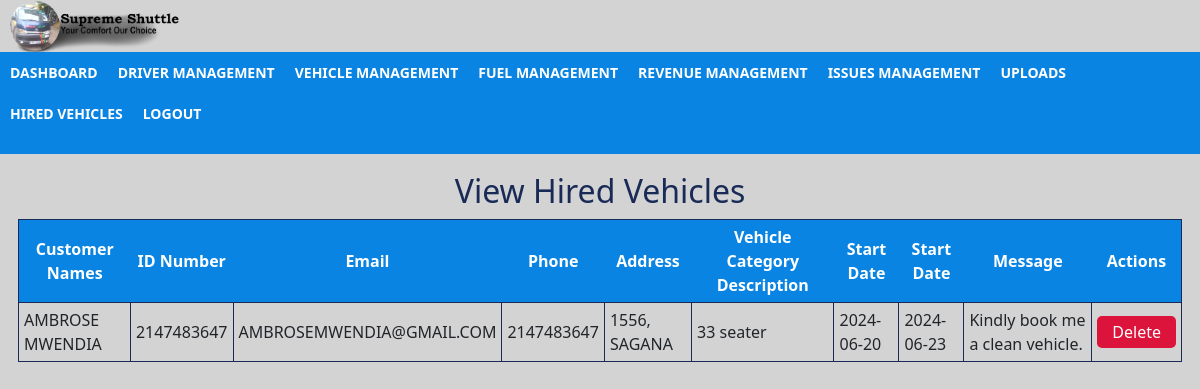
The app's page /view_hired_vehicles.php with its own data.
### tables this page shows
CREATE TABLE `hirings` (
  `id` int(10) NOT NULL,
  `names` varchar(100) NOT NULL,
  `id_number` int(100) NOT NULL,
  `email` varchar(100) NOT NULL,
  `phone` int(100) NOT NULL,
  `address` varchar(100) NOT NULL,
  `vehicle_category` varchar(100) NOT NULL,
  `start_date` date NOT NULL,
  `end_date` date NOT NULL,
  `message` varchar(100) NOT NULL
);

### view_hired_vehicles.php (the view, shortened to what this page needs)
<!doctype html>
<html lang="en">
  <head>
    <link href="https://cdn.jsdelivr.net/npm/bootstrap@5.2.3/dist/css/bootstrap.min.css" rel="stylesheet">
    <link rel="stylesheet" href="/style.css">
  </head>
    <body>
          <div class="header">
              <a href="#.php"><img src="/images/supremeshuttlelogo.png"></a>
          </div>
          <div class="topnav" id="myTopnav">
                <a href="dashboard_admin.php"> DASHBOARD</a>
                <a href="view_driver.php">DRIVER MANAGEMENT</a>
                <a href="view_vehicle.php">VEHICLE MANAGEMENT</a>
                <a href="view_fuel.php"> FUEL MANAGEMENT</a>
                <a href="view_revenue.php">REVENUE MANAGEMENT</a>
                <a href="view_issues.php">ISSUES MANAGEMENT</a>
                <a href="upload_form.php">UPLOADS</a>
                <a href="view_hired_vehicles.php"> HIRED VEHICLES</a>
                <a href="index.php">LOGOUT</a>
          </div>
          <div class="secnav">
                <a href="#.php"></a>
                <a href="#.php"></a>
                <a href="#.php"></a>
          </div>
                <?php
                include 'config.php';
                $select="SELECT*FROM hirings";
                $select_q=mysqli_query($con,$select);
                $data=mysqli_num_rows($select_q);
                ?>
          <div class="table">
              <h2>View Hired Vehicles </h2>
                  <table>
                            <tr>
                                <th>Customer Names</th>
                                <th>ID Number</th>
                                <th>Email </th>
                                <th>Phone</th>
                                <th>Address</th>
                                <th>Vehicle Category Description</th>
                                <th>Start Date</th>
                                <th>Start Date</th>
                                <th>Message</th>
                                <th colspan="2">Actions </th>
                            </tr>
                            <?php
                                if($data){
                                    while ($row=mysqli_fetch_array($select_q)){
                                        ?>
                            <tr>
                                <td><?php echo $row['names'] ?></td>
                                <td><?php echo $row['id_number'] ?></td>
                                <td><?php echo $row['email'] ?></td>
                                <td><?php echo $row['phone'] ?></td>
                                <td><?php echo $row['address'] ?></td>
                                <td><?php echo $row['vehicle_category'] ?></td>
                                <td><?php echo $row['start_date'] ?></td>
                                <td><?php echo $row['end_date'] ?></td>
                                <td><?php echo $row['message'] ?></td>
                                <td><a onclick="return confirm('Are you sure you want to delete?')" href="delete_hirings.php?id=<?php echo $row['id'] ?>" style="background-color:crimson;color: white; padding: 5px 15px; text-align: center; text-decoration: none; border-radius: 5px;"; >Delete</td>
                            </tr>
                            <?php
                                    }
                                }
                                else
                                {
                                    ?>
                                      <script type="text/javascript">
                                          alert("No record found!!!");
                                      </script>
                                <?php
                                }
                                ?>
                  </table>
          </div>
    </body>
</html>

### style.css (style rules this page uses)
* { box-sizing: border-box; }
body { background-color:lightgrey; margin:0; padding: 0; }
.header img { padding: 0px 0px; display:inline-block; padding-left: 10px; margin-left: auto; margin-right: auto; width: 15%; }
.topnav { overflow:hidden; background-color:#0984e3; position:static; top: 0px; width: 100%; }
.topnav a { float: left; display: block; color: white; text-align: center; padding: 10px 10px; text-decoration: none; font-size: 14px; font-weight:bolder; }
.secnav { overflow:hidden; background-color:#0984e3; position:static; top: 0px; width: 100%; }
.secnav a { float: left; display: block; color: white; text-align: center; padding: 10px 12px; text-decoration:underline; font-size: 14px; font-weight:bold; }
img { display: block; margin-left: auto; margin-right: auto; }
body { background-color:lightgrey; }
.table { padding: 18px; }
.table th { padding: 5px; text-align: center; background-color:#0984e3; color: white; }
.table h2 { color: #192a56 ; text-align: center; }
.table td, tr { border: solid #192a56 1px; padding: 5px; }

### records on screen
hirings: names "AMBROSE MWENDIA", id_number "2147483647", email "AMBROSEMWENDIA@GMAIL.COM", phone "2147483647", address "1556, SAGANA", vehicle_category "33 seater", start_date "2024-06-20", end_date "2024-06-23", message "Kindly book me a clean vehicle."
